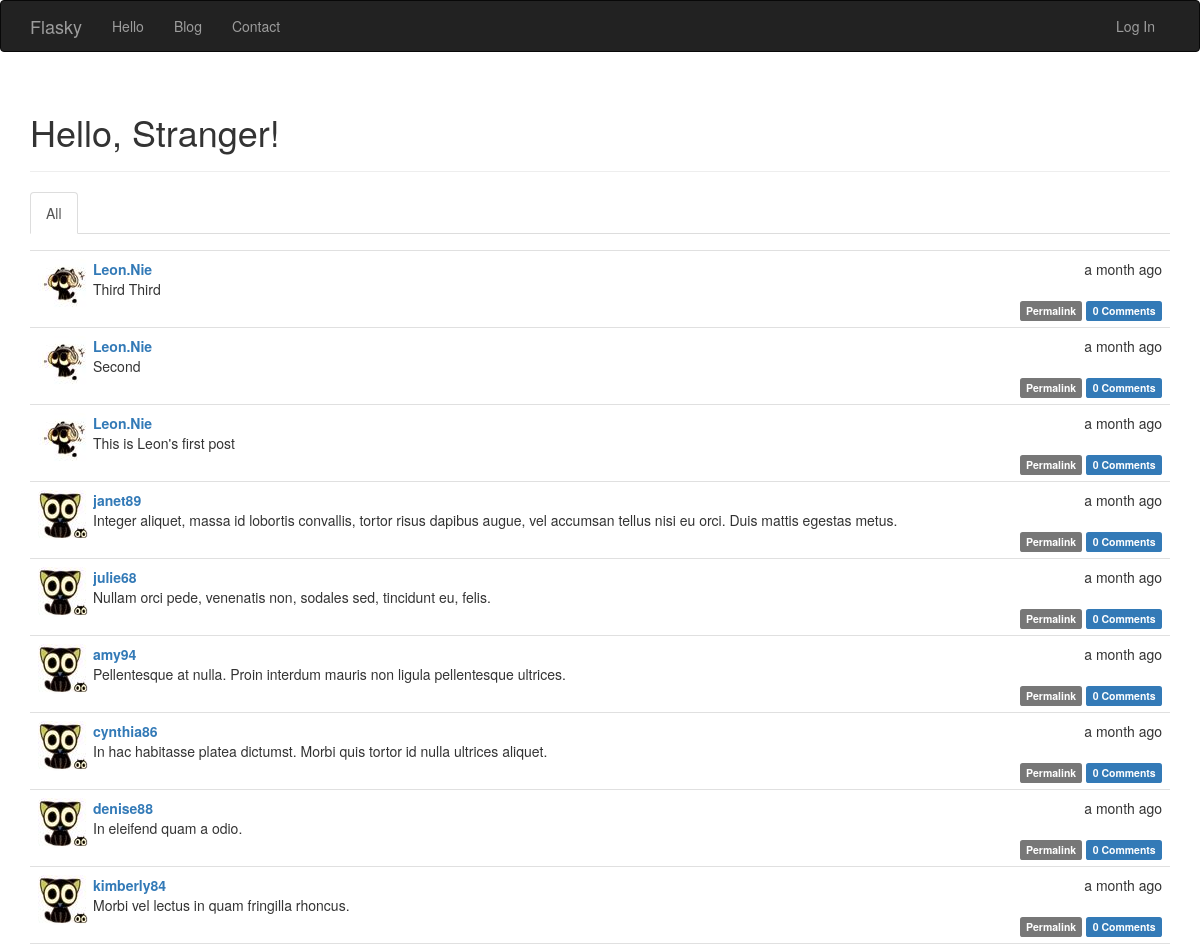
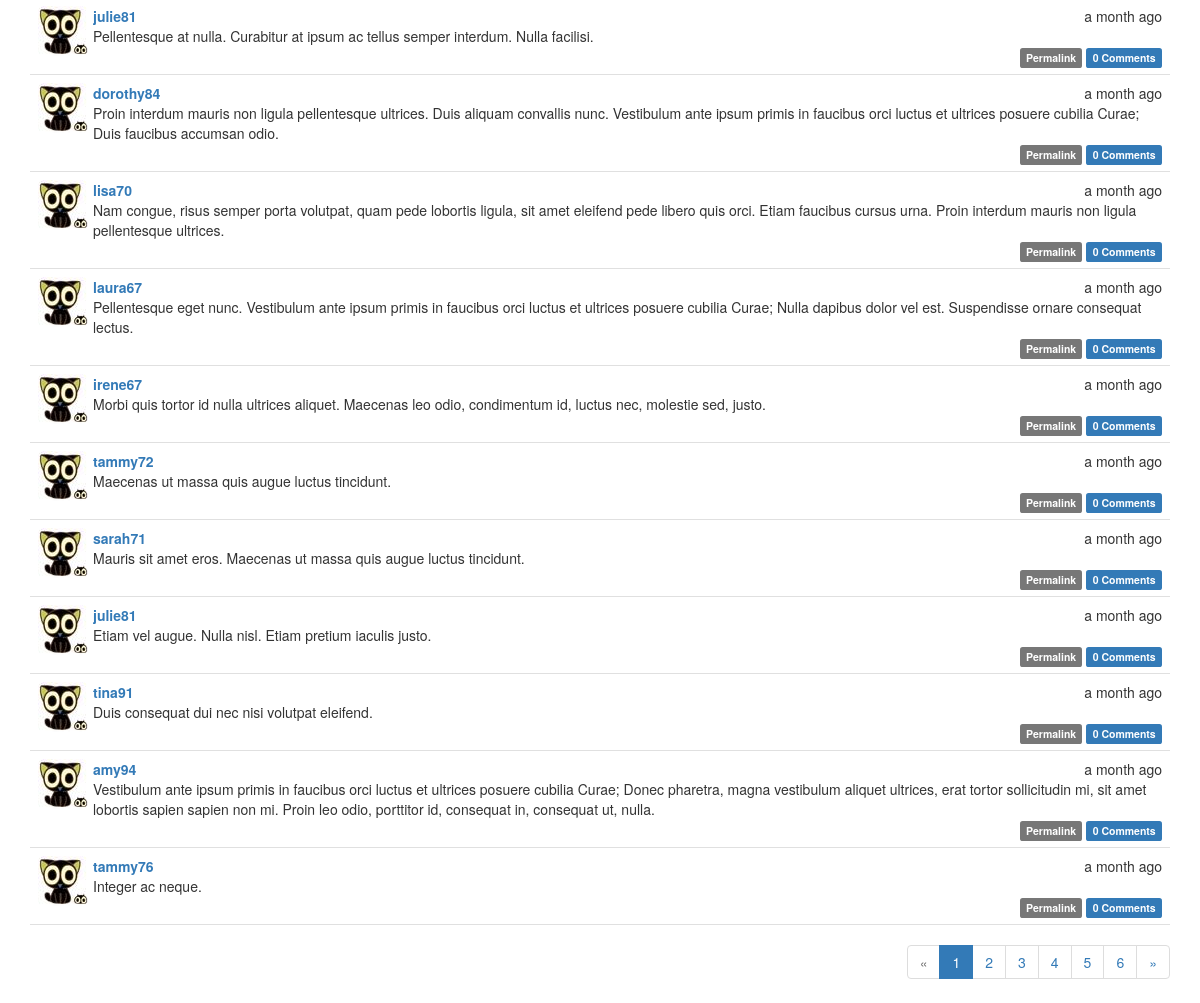
Page /blog/ on the earlier database version (2 pictures, top to bottom).
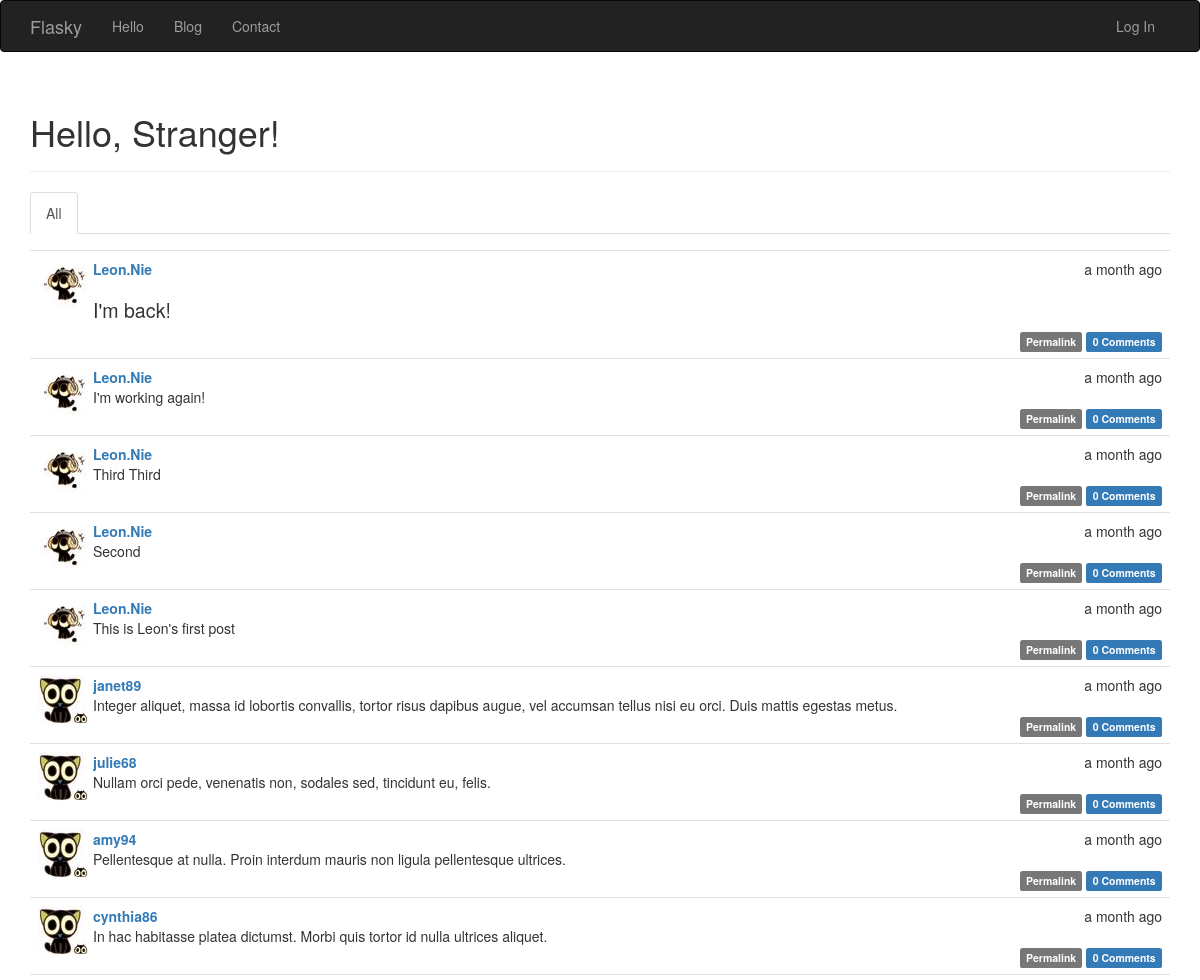
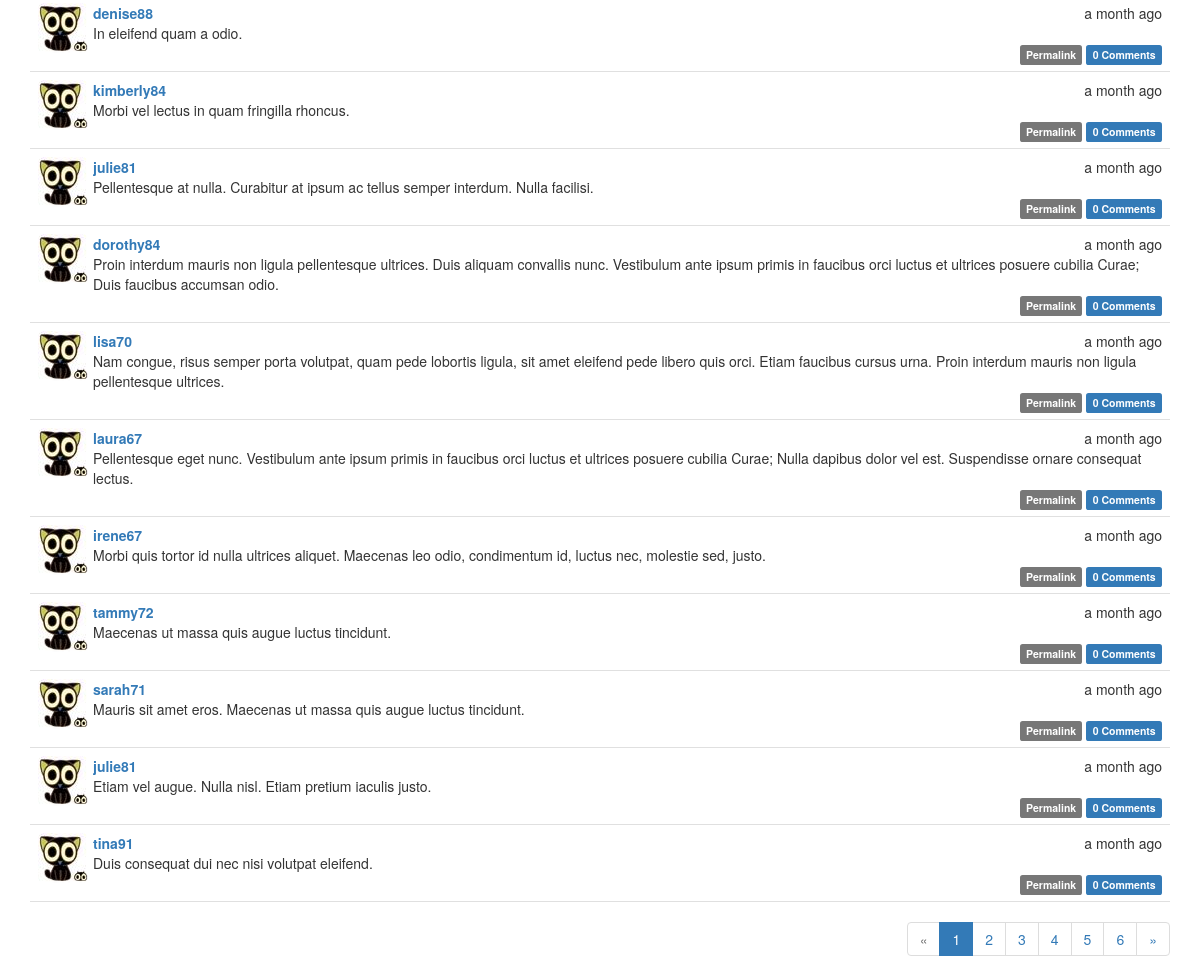
Same page on the later database version (2 pictures, top to bottom).
### app/models.py (models this page shows, shortened)
class Post(db.Model):
    __tablename__ = 'posts'
    id = db.Column(db.Integer, primary_key=True)
    body = db.Column(db.Text)
    body_html = db.Column(db.Text)
    timestamp = db.Column(db.DateTime, index=True, default=datetime.utcnow)
    author_id = db.Column(db.Integer, db.ForeignKey('users.id'))
    comments = db.relationship('Comment', backref='post', lazy='dynamic')

class User(UserMixin, db.Model):
    __tablename__ = 'users'
    id = db.Column(db.Integer, primary_key=True)
    email = db.Column(db.String(64), unique=True, index=True)
    username = db.Column(db.String(64), unique=True, index=True)
    role_id = db.Column(db.Integer, db.ForeignKey('roles.id'))
    password_hash = db.Column(db.String(128))
    confirmed = db.Column(db.BOOLEAN, default=False)
    followed = db.relationship('Follow',
                               foreign_keys=[Follow.follower_id],
                               backref=db.backref('follower', lazy='joined'),
                               lazy='dynamic',
                               cascade='all,delete-orphan')
    followers = db.relationship('Follow',
                                foreign_keys=[Follow.followed_id],
                                backref=db.backref('followed', lazy='joined'),
                                lazy='dynamic',
                                cascade='all, delete-orphan')
    comments = db.relationship('Comment', backref='author', lazy='dynamic')
    name = db.Column(db.String(64))
    location = db.Column(db.String(64))
    about_me = db.Column(db.Text())
    Ico = db.Column(db.Integer, default='2')
    member_since = db.Column(db.DateTime(), default=datetime.utcnow)  # 注册时间，db.Column()参数可以接受函数为参数
    last_seen = db.Column(db.DateTime, default=datetime.utcnow)  # 最后登录时间
    posts = db.relationship('Post', backref='author', lazy='dynamic')
    @property
    def password(self):
        raise AttributeError('Password is not a readable attribute')
    def IDIco(self, size='big'):
        if self.Ico is not None:
            if size == "mid":
                url = '../static/avatar/' + str(self.Ico) + '_mid.jpg'
            elif size == "li":
                url = '../static/avatar/' + str(self.Ico) + '_li.jpg'
            else:
                url = '../static/avatar/' + str(self.Ico) + '.jpg'
            return url

### app/main/views.py (the view)
@main.route('/blog/', methods=['GET', 'POST'])
def blog():  # view function
    form = PostForm()
    if current_user.can(Permission.WRITE_ARTICLES) and form.validate_on_submit():
        post = Post(body=form.body.data, author=current_user._get_current_object())
        db.session.add(post)
        return redirect(url_for('.blog'))
    page = request.args.get('page', 1, type=int)
    show_followed = False
    if current_user.is_authenticated:
        show_followed = bool(request.cookies.get('show_followed', ''))
    if show_followed:
        query = current_user.followed_posts
    else:
        query = Post.query
    pagination = query.order_by(Post.timestamp.desc()). \
        paginate(page, per_page=current_app.config['FLASKY_POSTS_PER_PAGE'], error_out=False)  # 默认每页显示20
    posts = pagination.items
    return render_template('blog.html', form=form, posts=posts, show_followed=show_followed, pagination=pagination)

### app/auth/views.py (called while the page is built)
@auth.before_app_request
def before_request():
    if current_user.is_authenticated:
        current_user.ping()

### app/main/__init__.py (called while the page is built)
@main.app_context_processor
def inject_permissions():
    return dict(Permission=Permission)

### app/models.py (called while the page is built)
    def can(self, permissions):
        return False

    def is_administrator(self):
        return False

### app/templates/blog.html (shortened to what this page needs)
{% extends "base.html" %}
{% import "bootstrap/wtf.html" as wtf %}
{% import "_macros.html" as macros %}.
{% block page_content %}
    <div class="page-header">
        <h1>Hello,
            {% if current_user.is_authenticated %}{{ current_user.username }}
            {% else %}Stranger{% endif %}!</h1>
    </div>
    <div class="post-tabs">
        <ul class="nav nav-tabs">
            <li{% if not show_followed %} class="active"{% endif %}><a href="{{ url_for('.show_all') }}">All</a></li>
        </ul>
        {% include '_posts.html' %}
    </div>
    {% if pagination %}
        <div class="pagination">
            {{ macros.pagination_widget(pagination, '.blog') }}
        </div>
    {% endif %}
{% endblock %}

### app/templates/_posts.html (shortened to what this page needs)
<ul class="posts">
    {% for post in posts %}
        <li class="post">
            <div class="post-thumbnail">
                <a href="{{ url_for('.user', username=post.author.username) }}">
                    <img class="img-rounded profile-thumbnail" src="{{ post.author.IDIco('mid') }}">
                </a>
            </div>
            <div class="post-content">
                <div class="post-date">{{ moment(post.timestamp).fromNow() }}</div>
                <div class="post-author">
                    <a href="{{ url_for('.user', username=post.author.username) }}">{{ post.author.username }}</a>
                </div>
                <div class="post-body">
                    {% if post.body_html %}
                        {{ post.body_html|safe }}
                    {% else %}
                        {{ post.body }}
                    {% endif %}
                </div>
                <div class="post-footer">
                    <a href="{{ url_for('.post', id=post.id) }}">
                        <span class="label label-default">Permalink</span>
                    </a>
                    <a href="{{ url_for('.post', id=post.id) }}#comments">
                        <span class="label label-primary">{{ post.comments.count() }} Comments</span>
                    </a>
                </div>
            </div>
        </li>
    {% endfor %}
</ul>

Differences in the rows shown:
no longer on this page (row unchanged): Post: timestamp "a month ago", author.username "amy94", body "Vestibulum ante ipsum primis in faucibus orci luctus et ultrices posuere cubilia Curae; Donec pharetra, magna vestibulum aliquet ultrices, erat tortor sollicitudin mi, sit amet lobortis sapien sapien non mi. Proin leo odio, porttitor id, consequat in, consequat ut, nulla.", comments.count "0"
no longer on this page (row unchanged): Post: timestamp "a month ago", author.username "tammy76", body "Integer ac neque.", comments.count "0"
added Post: timestamp "a month ago", author.username "Leon.Nie", body_html "I'm back!", comments.count "0"
added Post: timestamp "a month ago", author.username "Leon.Nie", body "I'm working again!", comments.count "0"
